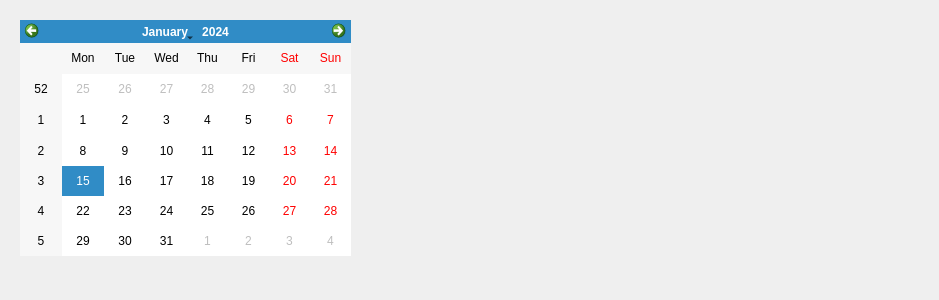
<?xml version="1.0" encoding="UTF-8"?>
<ui version="4.0">
 <class>CalendarWindow</class>
 <widget class="QDialog" name="CalendarWindow">
  <property name="geometry">
   <rect>
    <x>0</x>
    <y>0</y>
    <width>939</width>
    <height>300</height>
   </rect>
  </property>
  <property name="windowTitle">
   <string>Dialog</string>
  </property>
  <widget class="QCalendarWidget" name="calendarWidget">
   <property name="geometry">
    <rect>
     <x>20</x>
     <y>20</y>
     <width>331</width>
     <height>236</height>
    </rect>
   </property>
  </widget>
 </widget>
 <resources/>
 <connections/>
</ui>
